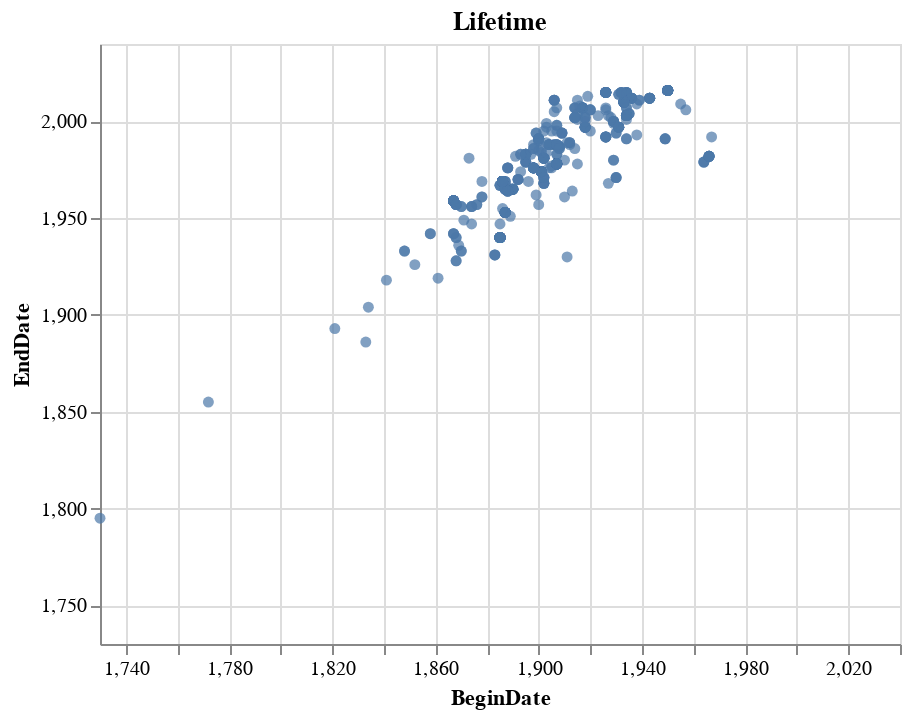

The notebook cell this image was saved under:
### Markdown cell above
Here I am going to plot the year an Artist was born on x axis with he year the they died on the y axis.  As you go further up and to the right it shows artist that have lived closer to the present.  Also it makes sne that there are no outliers in the top left and bottom right corner, since for the top left it would mean someone lived for a non phesable amount of time and bottom right where it would mean that a person is born after they died, it doesnt make sense.

### Code cell
alt.Chart(df).mark_circle().encode(
    x = alt.X("BeginDate", scale=alt.Scale(domain=(1730, 2040))),
    y =alt.Y("EndDate", scale=alt.Scale(domain=(1730, 2040))),
    tooltip ='Artist'
).properties(title='Lifetime')

### Figure 1 — Vega-Lite specification as saved in the notebook (floating-point values rounded to 4 significant figures; data arrays with more than 128 entries replaced by an {"elided": "..."} marker saying what was removed)
{"config": {"view": {"continuousWidth": 400, "continuousHeight": 300}}, "data": {"name": "data-c7728f0133666ccdfc0ff9eebe8b67c9"}, "mark": "circle", "encoding": {"tooltip": {"type": "nominal", "field": "Artist"}, "x": {"type": "quantitative", "field": "BeginDate", "scale": {"domain": [1730, 2040]}}, "y": {"type": "quantitative", "field": "EndDate", "scale": {"domain": [1730, 2040]}}}, "title": "Lifetime", "$schema": "https://vega.github.io/schema/vega-lite/v4.8.1.json", "datasets": {"data-c7728f0133666ccdfc0ff9eebe8b67c9": {"elided": "1485 records"}}}
